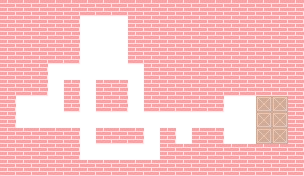

This is a level from a 2D game, rendered from its Tiled map with the project's own tilesets. A one-line summary and the map file follow, with tile-layer data summarised:
An orthogonal 19x11 tile map with 16x16 px tiles, 2 tile layers (Background, Collision).

<map version="1.0" orientation="orthogonal" width="19" height="11" tilewidth="16" tileheight="16">
 <tileset firstgid="1" name="tiles" tilewidth="16" tileheight="16">
  <image source="../images/tiles.png" trans="ff00ff" width="64" height="64" />
 </tileset>
 <layer name="Background" width="19" height="11">
  <data>[209 cells, 209 non-empty, 2 distinct tile ids]</data>
 </layer>
 <layer name="Collision" width="19" height="11" opacity="0.4">
  <properties>
   <property name="Collidable" value="true" />
  </properties>
  <data>[209 cells, 153 non-empty, 2 distinct tile ids]</data>
 </layer>
</map>